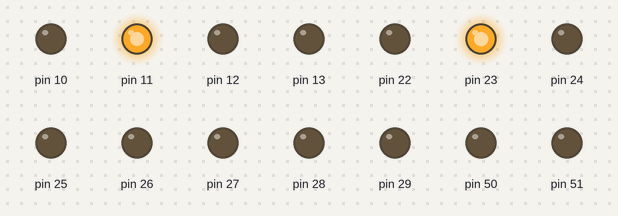
Recording of a sketch running on a simulated Arduino Mega 2560, built with avr-gcc and run on an emulated ATmega2560. On the bench: output pins drawn as LEDs (lit = HIGH). What the sketch prints to the serial monitor is not drawn.

Above: at 0.05 s.
At 1.8 s:
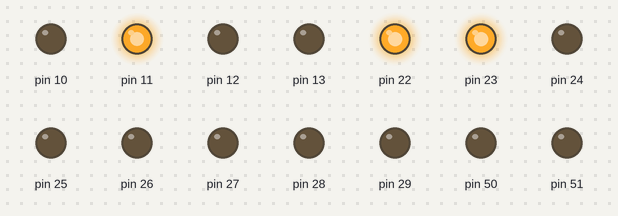
At 2.7 s:
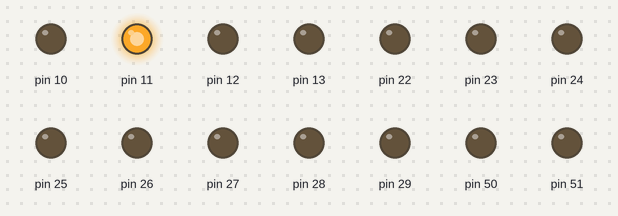
At 3.6 s:
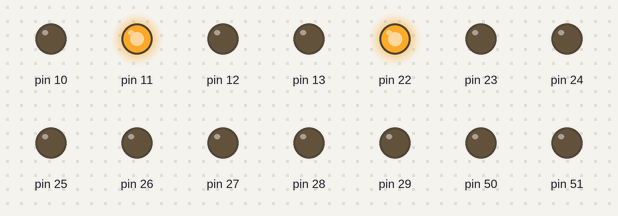
Timing chart, 0 to 4.2 s (numbered marks = the images above):
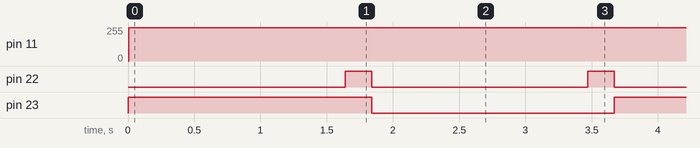

The sketch:

microstep_driver_tb6600_isr.ino
```cpp
//
// Microstep Driver Tb6600 Interface
// Tristan Hill - March, 04, 2019
//
// This uses the 'timer overflow' ISR to handle the step counting

volatile uint16_t step_cnt = 0;
volatile uint16_t des_steps = 0;
volatile bool goal_flag = 0;


// define the ISR functions
// Timer1 Overflow Vector, T0V1
ISR(TIMER1_OVF_vect)
{

  step_cnt++;
  if (step_cnt==des_steps)
  {
    PORTA |= 0b00000001;
    TIMSK1 &= 0b11111110;
    goal_flag=1;
    step_cnt=0;
  }

}

void set_steps(int steps, int dir);

void setup() {
  // put your setup code here, to run once:

  // PWM OUTPUT
  // Set up timer to toggle OC1A (PB5, pin11) on match of OCR1A in Fast PWM mode

  // 10 bit fast pwm mode, normal port operation
  TCCR1A |= (1 << COM1A1) | (1 << WGM11) | (1 << WGM10);
  // set up timer with prescaler and Fast 10 bit PWM mode (mode 7, bits WGM13:0)
  // I cant figure out why i hvae to turn OFF the bits in CS0:2 (TWH)

  // prescale 1 (none)
  //TCCR1B |= (1<<WGM12)  | (1<<CS10);                //CS12:0=001 -> 15.63 kHz, T=63.97 us
  //TCCR1B &= ~(1<<CS11) & ~(1<<CS12);

  // prescale 8
  //TCCR1B |= (1 << WGM12)  | (1 << CS11) ;           //CS12:0=010 -> 1.95 kHz , T=512.8 us
  //TCCR1B &= ~(1 << CS10) & ~(1 << CS12);

  // prescale 64
  TCCR1B |= (1<<WGM12)  | (1<<CS11) | (1<<CS10);    //CS12:0=011 -> 244.1 Hz, T=4098 us
  TCCR1B &= ~(1<<CS12);

  // prescale 256
  //TCCR1B |= (1<<WGM12)  | (1<<CS12);                //CS12:0=100 -> 61.0 Hz ,T=16393 us
  //TCCR1B &= ~(1<<CS10) & ~(1<<CS11);

  // prescale 1024
  //TCCR1B |= (1<<WGM12)  | (1<<CS12) | (1<<CS10);      //CS12:0=101 -> 15.3 Hz ,T=65359 us
  //TCCR1B &= ~(1<<CS11);

  // Set compare value to 1Hz at 16MHz AVR clock ???
  // whenever a match occurs OC1A toggles
  OCR1A = 1000 ; // this values controls the duty cycle, duty(%)=OCR1A/255*100
  // 500/16393*1023 -> 500 us pulse at 61. Hz

  DDRB |= 0b11111111; // PA0,PA1 set as output
  //PORTA |= 0b00000011; // enable and set direction
  DDRA  =  0b111111111; // Port A as output
  PORTA &= 0b111111100; // set enable low ('on') and direction low('cw')
  PORTA |= 0b00000001;  // set enable high('off')
  // setup serial monitior
  Serial.begin(9600);          //  setup serial
  while (! Serial);
  Serial.println("Microstep Driver Setup!");
  //cli(); //turn interrupts off during setup
  //TIMSK1 |= 0b00000001;
  //sei(); //turn interrupts on for use

  //delay(1000);
  //set_steps(400, 1);
}

void loop() {
  // put your main code here, to run repeatedly:

  set_steps(400, 1); // wait inside 'blocking function' for the motor to step

  delay(200);

  set_steps(400, -1);

  delay(200);

}

void set_steps(int steps, int dir)
{
  goal_flag=0;
  des_steps=steps;

  if (dir == 1)
  {
    PORTA |= 0b00000010;            // set dir high('ccw')
  } else
  {
    PORTA &= 0b11111101;            // set dir high('cw')
  }

  TIMSK1 |= 0b00000001;             // enable overflow interrupt
  PORTA &= 0b11111110;              // set enable low('on')

  while(!goal_flag);

}
```

Measured:
- by itself, pin 11: 0/255 → 249/255 at 0.00 s
- by itself, pin 22: alternates HIGH for 0.20 s and LOW for 1.6 s
- by itself, pin 23: alternates HIGH for 1.8 s and LOW for 1.8 s
